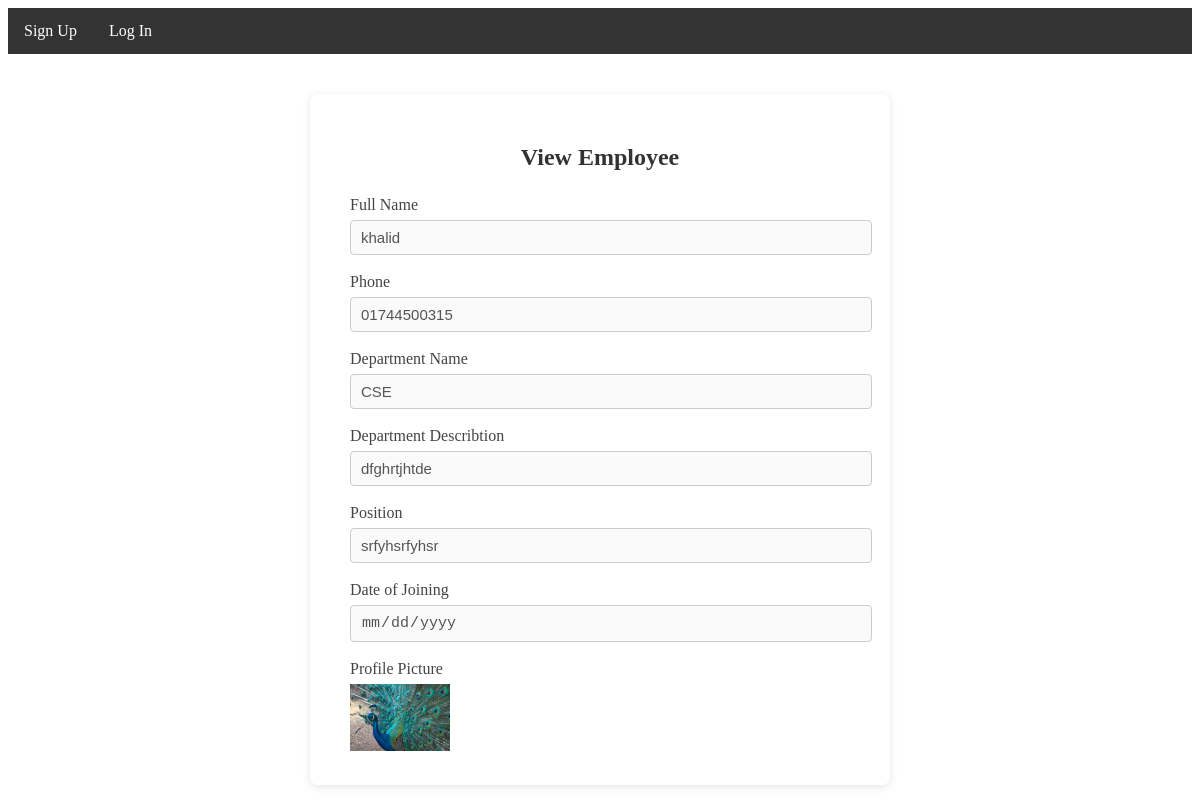
/viewEmployee/1, run on the app's committed database.
### myApp/models.py (models this page shows)
class employeeModel(models.Model):
    user=models.OneToOneField(customUserModel,on_delete=models.CASCADE, null=True)
    department=models.ForeignKey(departmentModel, on_delete=models.CASCADE, null=True)
    fullName=models.CharField(max_length=100,null=True)
    phone=models.CharField(max_length=100,null=True)
    position=models.CharField(max_length=100,null=True)
    dateOfJoining=models.DateField(null=True)
    profilePicture=models.ImageField(upload_to='media/photo', null=True)

class departmentModel(models.Model):
    name=models.CharField(max_length=100,null=True)
    describtion=models.TextField(null=True)

### myApp/views.py (the view)
# urls.py: path('viewEmployee/<int:id>',viewEmployee,name='viewEmployee'),
def viewEmployee(req,id):
    data=employeeModel.objects.get(id=id)
    context={
        'data':data
    }
    return render(req,'viewEmployee.html',context)

### myApp/TEMPLATES/viewEmployee.html (shortened to what this page needs)
{% extends "master.html" %}
{% block body %}
    <div class="container">
        <h2>View Employee</h2>
        <form method="POST" enctype="multipart/form-data">
            <label for="fullName">Full Name</label>
            <input type="text" id="fullName" name="fullName" maxlength="100" value="{{data.fullName}}" disabled required>
            <label for="phone">Phone</label>
            <input type="text" id="phone" name="phone" maxlength="100" value="{{data.phone}}" disabled required>
            <label for="name">Department Name</label>
            <input type="text" id="name" name="departmentName" maxlength="100" value="{{data.department.name}}" disabled required>
            <label for="describtion">Department Describtion</label>
            <input type="text" id="describtion" name="departmentDescribtion" maxlength="100" value="{{data.department.describtion}}" disabled required>
            <label for="position">Position</label>
            <input type="text" id="position" name="position" maxlength="100" value="{{data.position}}" disabled required>
            <label for="dateOfJoining">Date of Joining</label>
            <input type="date" id="dateOfJoining" name="dateOfJoining" value="{{data.dateOfJoining}}" disabled required>
            <label for="profilePicture">Profile Picture</label>
            <img src="/{{ data.profilePicture}}" alt="Profile" class="profile-img" width="100px">
        </form>
    </div>
{% endblock body %}

### myApp/TEMPLATES/viewEmployee.html (style rules this page uses)
.container { max-width: 500px; background: #fff; margin: 40px auto; padding: 30px 40px; border-radius: 8px; box-shadow: 0 2px 8px rgba(0,0,0,0.1); }
h2 { text-align: center; margin-bottom: 25px; color: #333; }
label { display: block; margin-bottom: 6px; font-weight: 500; color: #444; }
input, select { width: 100%; padding: 8px 10px; margin-bottom: 18px; border: 1px solid #ccc; border-radius: 4px; font-size: 15px; }

### data on the page
employeeModel: fullName "khalid", phone "01744500315", departmentName "CSE", departmentDescribtion "dfghrtjhtde", position "srfyhsrfyhsr", profilePicture (picture)
